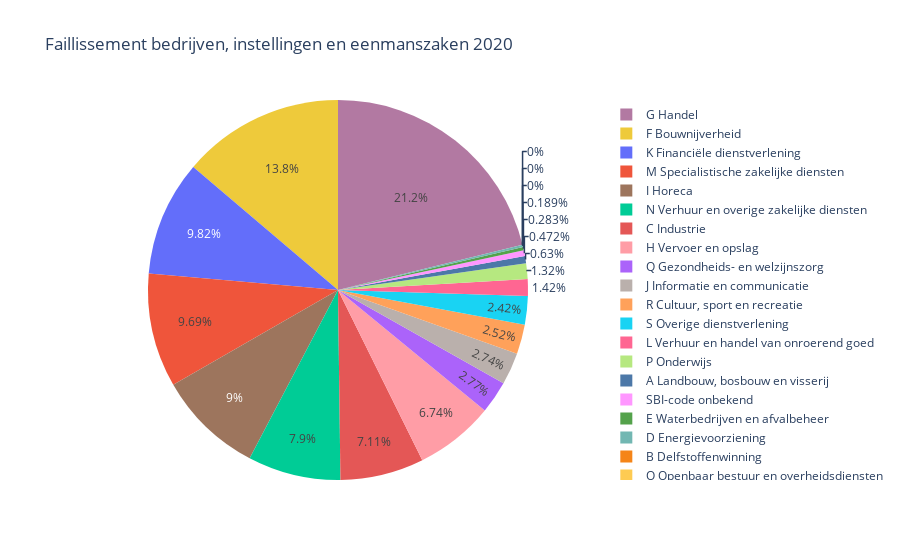

Notebook cell for this chart:
### Code cell
faillissement2020 = pd.read_csv('Faillissementen_bedrijven_en_instellingen2020.csv')
labels = faillissement2020['Type gefailleerde']
values = faillissement2020['Bedrijven, instellingen en eenmanszaken']

fig = go.Figure(data=[go.Pie(labels=labels, values=values
                             , marker_colors=px.colors.qualitative.T10)])
fig.update_layout(
    title='Faillissement bedrijven, instellingen en eenmanszaken 2020',
    height=600
)
fig.show()

### Figure 1 — Plotly figure (JSON) as saved in the notebook; plotly's stock layout.template omitted (floating-point values rounded to 4 significant figures)
{"data": [{"labels": ["A Landbouw, bosbouw en visserij", "B Delfstoffenwinning", "C Industrie", "D Energievoorziening", "E Waterbedrijven en afvalbeheer", "F Bouwnijverheid", "G Handel", "H Vervoer en opslag", "I Horeca", "J Informatie en communicatie", "K Financiële dienstverlening", "L Verhuur en handel van onroerend goed", "M Specialistische zakelijke diensten", "N Verhuur en overige zakelijke diensten", "O Openbaar bestuur en overheidsdiensten", "P Onderwijs", "Q Gezondheids- en welzijnszorg", "R Cultuur, sport en recreatie", "S Overige dienstverlening", "T Huishoudens", "SBI-code onbekend"], "marker": {"colors": ["#4C78A8", "#F58518", "#E45756", "#72B7B2", "#54A24B", "#EECA3B", "#B279A2", "#FF9DA6", "#9D755D", "#BAB0AC"]}, "type": "pie", "values": [20, 0, 226, 6, 9, 438, 673, 214, 286, 87, 312, 45, 308, 251, 0, 42, 88, 80, 77, 0, 15]}], "layout": {"autosize": true, "title": {"text": "Faillissement bedrijven, instellingen en eenmanszaken 2020"}}}
